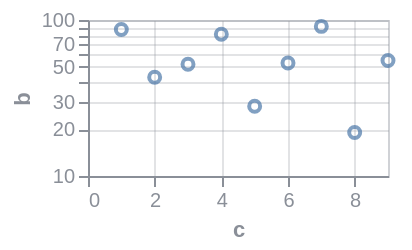

Source (Vega-Lite JSON):
### Vega specification from a JSON file in a GitHub repository (floating-point values rounded to 4 significant figures)
{"$schema": "https://vega.github.io/schema/vega/v6.json", "background": null, "padding": 5, "width": 150, "height": 78, "style": "cell", "data": [{"name": "source_0", "values": [{"a": "A", "b": 28, "c": 5, "g": "x"}, {"a": "B", "b": 55, "c": 9, "g": "y"}, {"a": "C", "b": 43, "c": 2, "g": "x"}, {"a": "D", "b": 91, "c": 7, "g": "y"}, {"a": "E", "b": 81, "c": 4, "g": "x"}, {"a": "F", "b": 53, "c": 6, "g": "y"}, {"a": "G", "b": 19, "c": 8, "g": "x"}, {"a": "H", "b": 87, "c": 1, "g": "y"}, {"a": "I", "b": 52, "c": 3, "g": "x"}]}, {"name": "data_0", "source": "source_0", "transform": [{"type": "filter", "expr": "isValid(datum[\"c\"]) && isFinite(+datum[\"c\"]) && isValid(datum[\"b\"]) && isFinite(+datum[\"b\"])"}]}], "marks": [{"name": "marks", "type": "symbol", "style": ["point"], "from": {"data": "data_0"}, "encode": {"update": {"opacity": {"value": 0.7}, "fill": {"value": "transparent"}, "stroke": {"value": "#4c78a8"}, "ariaRoleDescription": {"value": "point"}, "description": {"signal": "\"c: \" + (format(datum[\"c\"], \"\")) + \"; b: \" + (format(datum[\"b\"], \"\"))"}, "x": {"scale": "x", "field": "c"}, "y": {"scale": "y", "field": "b"}}}}], "scales": [{"name": "x", "type": "linear", "domain": {"data": "data_0", "field": "c"}, "range": [0, {"signal": "width"}], "nice": true, "zero": true}, {"name": "y", "type": "log", "domain": {"data": "data_0", "field": "b"}, "range": [{"signal": "height"}, 0], "nice": true}], "axes": [{"scale": "x", "orient": "bottom", "gridScale": "y", "grid": true, "tickCount": {"signal": "ceil(width/40)"}, "domain": false, "labels": false, "aria": false, "maxExtent": 0, "minExtent": 0, "ticks": false, "zindex": 0}, {"scale": "y", "orient": "left", "gridScale": "x", "grid": true, "domain": false, "labels": false, "aria": false, "maxExtent": 0, "minExtent": 0, "ticks": false, "zindex": 0}, {"scale": "x", "orient": "bottom", "grid": false, "title": "c", "labelFlush": true, "labelOverlap": true, "tickCount": {"signal": "ceil(width/40)"}, "zindex": 0}, {"scale": "y", "orient": "left", "grid": false, "title": "b", "labelOverlap": "greedy", "zindex": 0}], "config": {"axis": {"labelColor": "#8a8f98", "titleColor": "#8a8f98", "domainColor": "#8a8f98", "tickColor": "#8a8f98", "gridColor": "#8a8f98", "gridOpacity": 0.25}, "legend": {"labelColor": "#8a8f98", "titleColor": "#8a8f98"}, "style": {"cell": {"stroke": "#8a8f98", "strokeOpacity": 0.4}}}}
